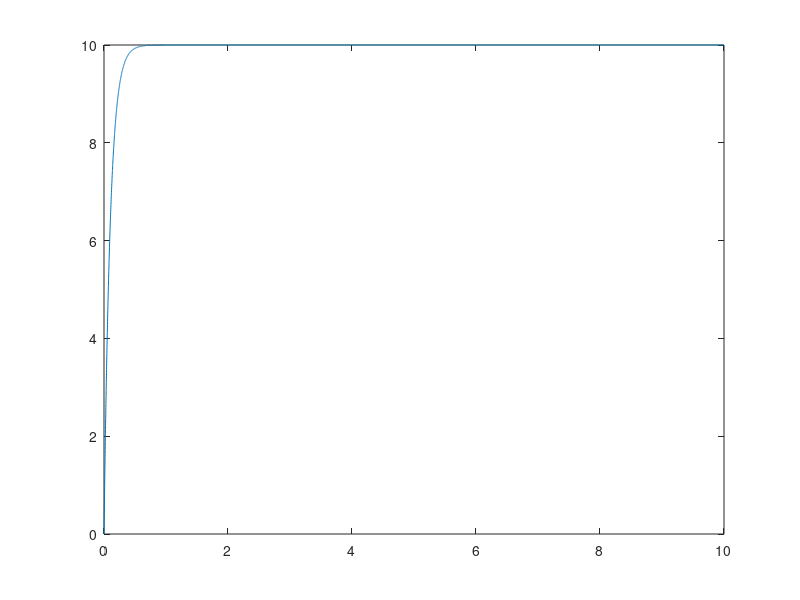

This figure's MATLAB source:
% Created by: Anthony Le
% Last updated: 04-15-2018

% Homework 1
%% Problem 1
clear;
close all;

x = linspace(0, 10, 10000);
y = 10 - 10 .* exp(-10 .* x);

plot(x, y);